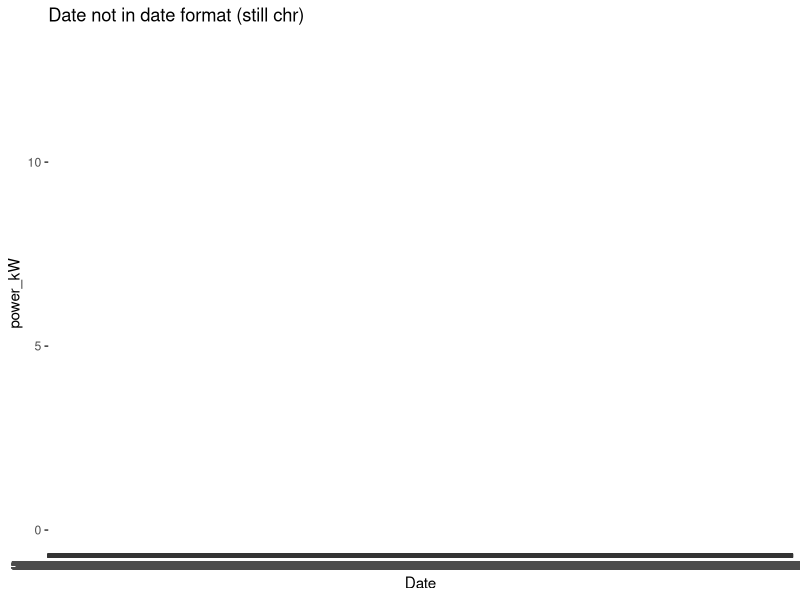
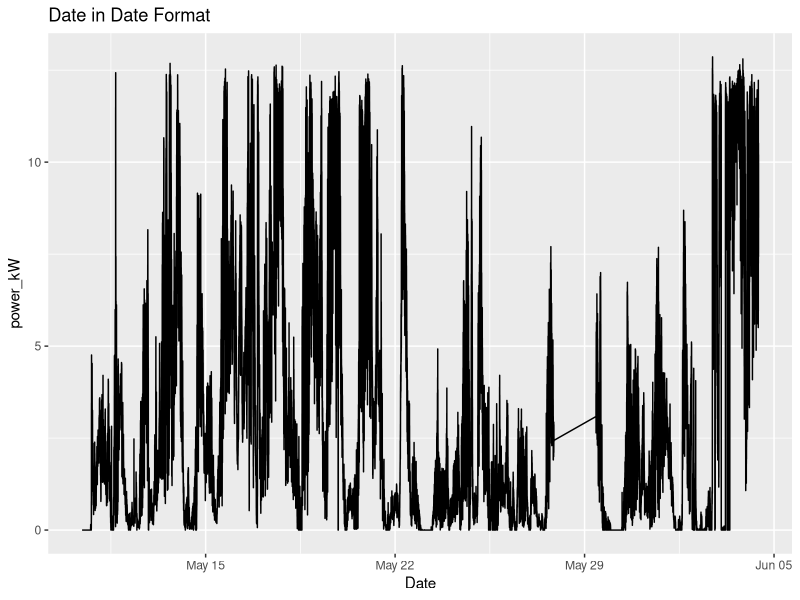
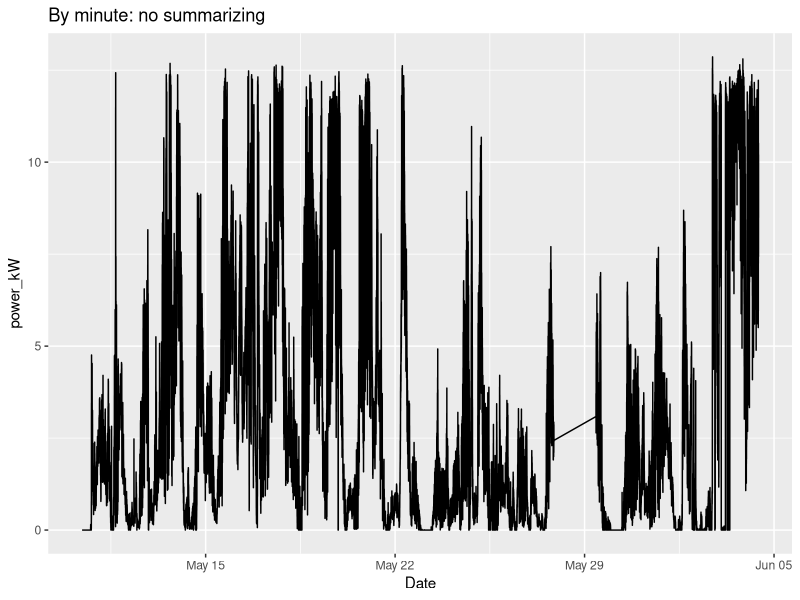
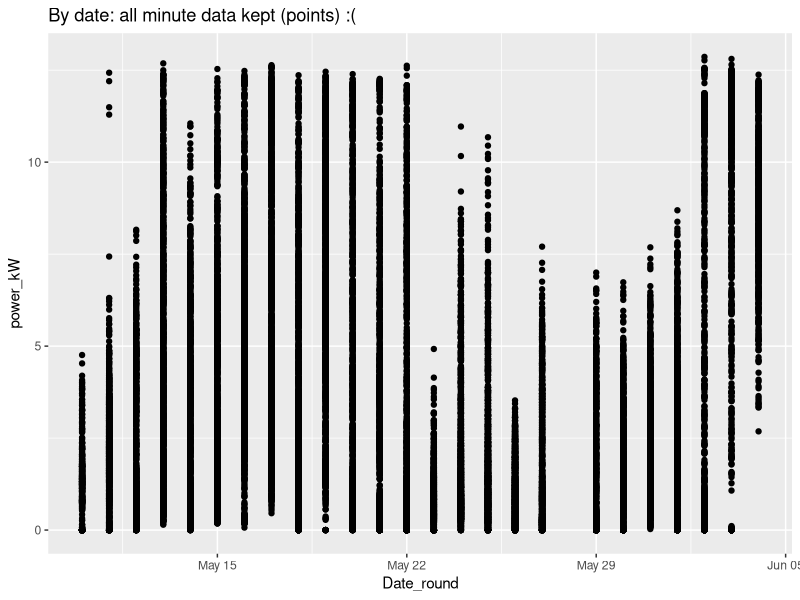
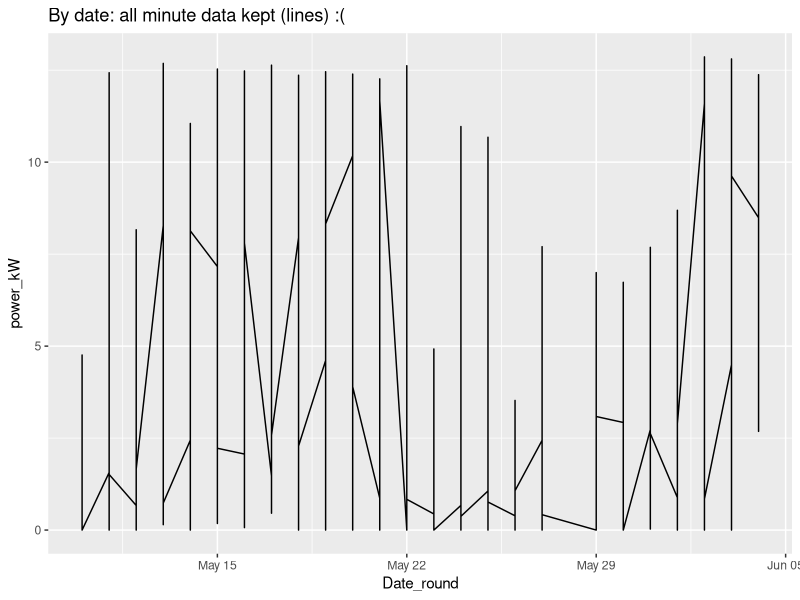
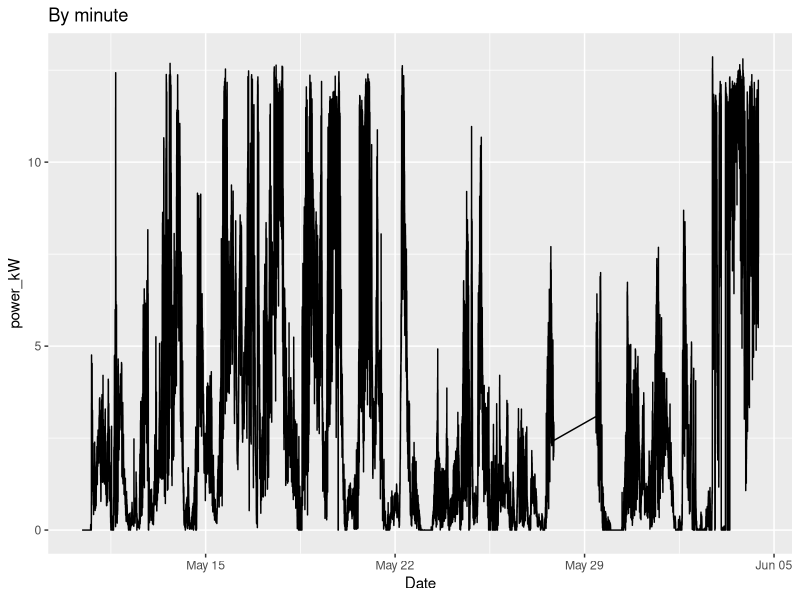
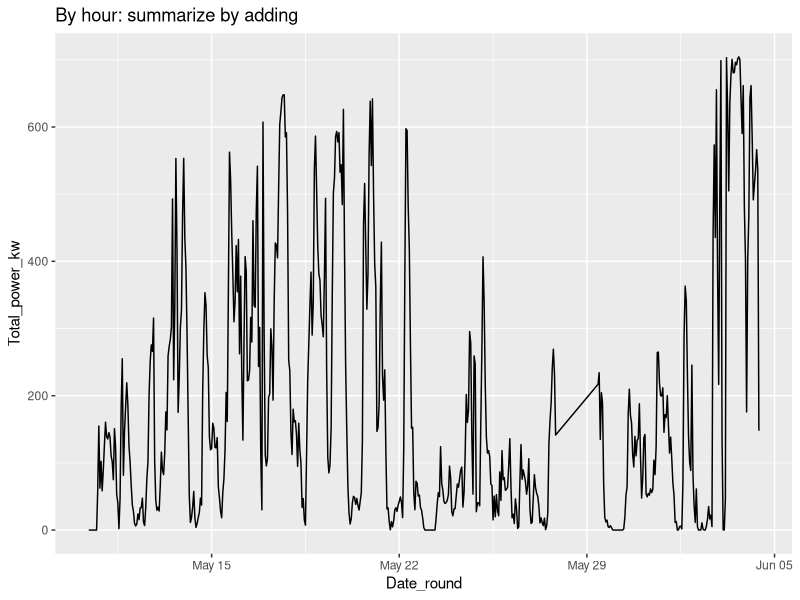
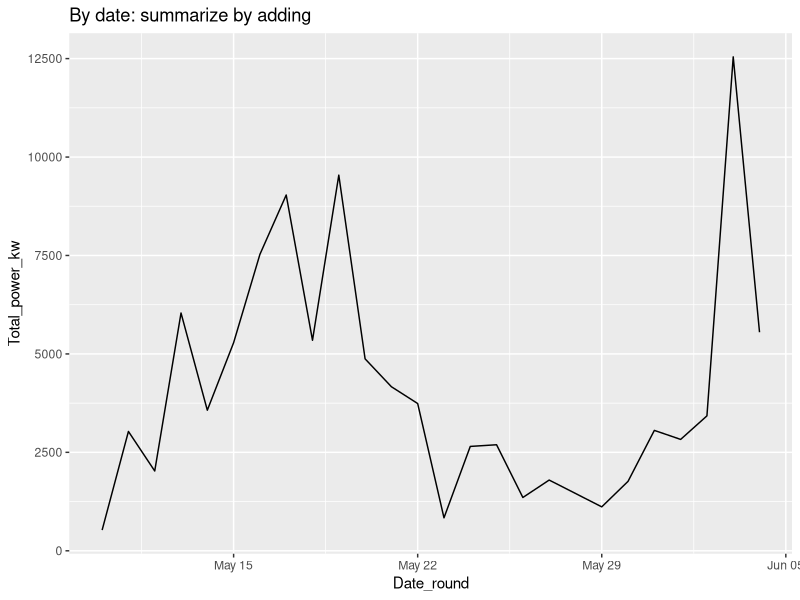

Generate these figures, in order, with R:
## ---- chunk 1
#| warning: FALSE
#| message: FALSE

#load packages
library(tidyverse)
library(lubridate)
## ---- chunk 2
#load data
power <- read.csv("../data/power.csv")
## ---- chunk 3
#| layout-ncol: 2


# Time Series when Date is still a "chr" value
ggplot(power, aes(x=Date, y=power_kW)) + 
  geom_line() + 
  ggtitle("Date not in date format (still chr)")

# Transform Date to Date Format
power <- power %>% 
  mutate(Date = mdy_hm(Date))

#Recreate the Time Series
ggplot(power, aes(x=Date, y=power_kW)) + 
  geom_line() + 
  ggtitle("Date in Date Format")
## ---- chunk 4
#| layout-ncol: 3

#No summary
power %>% 
  ggplot(aes(x=Date, y=power_kW)) + 
  geom_line() + 
  ggtitle("By minute: no summarizing")

power %>% 
  mutate(Date_round = floor_date(Date, unit="day")) %>% 
  ggplot(aes(x=Date_round, y=power_kW)) +
  geom_point() + 
  ggtitle("By date: all minute data kept (points) :(")

power %>% 
  mutate(Date_round = floor_date(Date, unit="day")) %>% 
  ggplot(aes(x=Date_round, y=power_kW)) +
  geom_line() + 
  ggtitle("By date: all minute data kept (lines) :(")
## ---- chunk 5
#| layout-ncol: 3

# Keep in Minutes
power %>% 
  ggplot(aes(x=Date, y=power_kW)) + 
  geom_line() + 
  ggtitle("By minute")


# Sum by Hour
power %>% 
  mutate(Year = year(Date), Month = month(Date), Day = day(Date), Hour=hour(Date)) %>% 
  group_by(Year, Month, Day, Hour) %>% 
  summarize(Total_power_kw = sum(power_kW)) %>% 
  mutate(Date_round = make_datetime(year=Year, month=Month, day=Day, hour=Hour)) %>% 
  ggplot(aes(x=Date_round, y=Total_power_kw)) +
  geom_line() + 
  ggtitle("By hour: summarize by adding")

# Sum by Day
power %>% 
  mutate(Year = year(Date), Month = month(Date), Day = day(Date)) %>% 
  group_by(Year, Month, Day) %>% 
  summarize(Total_power_kw = sum(power_kW)) %>% 
  mutate(Date_round = make_date(year=Year, month=Month, day =Day)) %>% 
  ggplot(aes(x=Date_round, y=Total_power_kw)) +
  geom_line() + 
  ggtitle("By date: summarize by adding")

